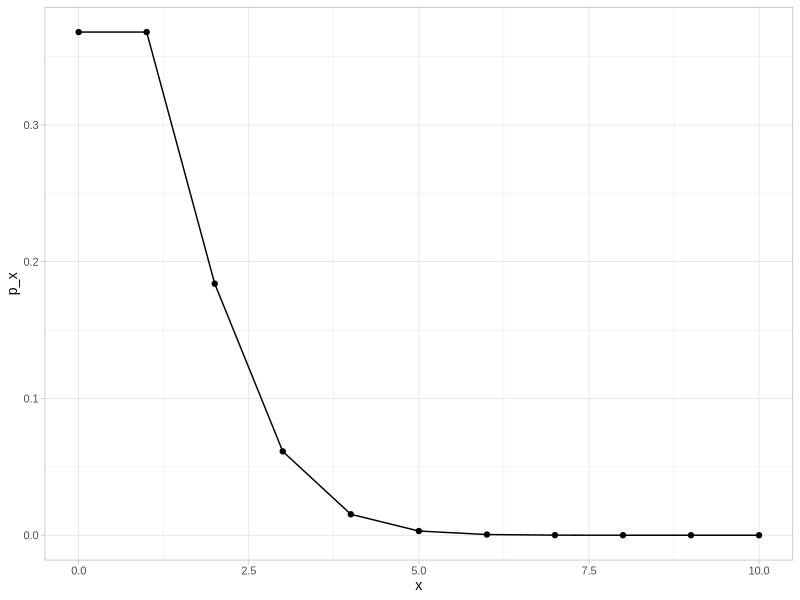

The R source for this figure:
## Riddler Classic ##

## Date: 2020-04-10 ##
## Headline: how many spammers should I expect on my posts? ##

## Notes ##

# - Note that the variable we are measuring in this context is the number of 'spam' comments per day
# - Given that spam comments could occur at *any* point in time, within a given day, the Poisson distribution is the most appropriate choice of model
# - We are informed that spam comments occur at a rate of 1 per day. Thus, we know the average time between events but we do not know the exact timing of events
# - Therefore, the number of spam comments registered per day follows a Poisson process

## Background ##

# Poisson processes: https://www.probabilitycourse.com/chapter11/11_1_2_basic_concepts_of_the_poisson_process.php

# Preliminaries ----
library(tidyverse)

theme_set(theme_light(base_family = "Arial", base_size = 10))

# Calculations ----

# Input parameters
sims <- 1

# Basic plot of Poisson distribution (on a daily basis, according to a rate of 1 spam comment per day)
tibble(x = 0:10, p_x = dpois(x, 1)) %>%
  ggplot(aes(x, p_x)) +
  geom_point() +
  geom_line()

# Generation of simulations
set.seed(123)

simulate_trial <- function(l = 1, t = 3) {
  rexp(n = 100, rate = 1 / (l*t)) %>% 
    cumsum() %>% 
    keep(~ .x < t)
}

recurse <- function(trial_results, n) {
  
  if (n == 0) {
    
    tmp_results <- simulate_trial()
    recurse(trial_results = tmp_results, n = 1)
    
  } else {
    
    results_length <- length(trial_results) # e.g. we spotted 2 instances of spam comments
    
    for (i in seq_len(results_length)) {
      simulate_trial(l = 1, t = 3 - trial_results[[i]])
    }
  }

}




